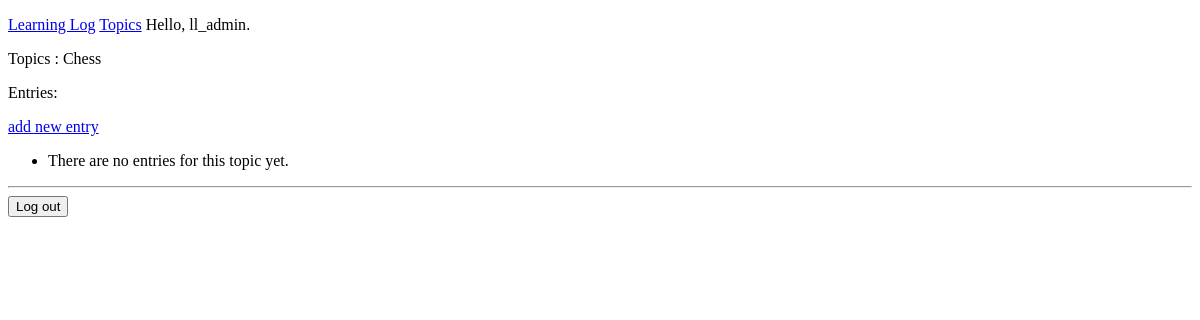
Before: /topics/1 (signed in) with the older database file.
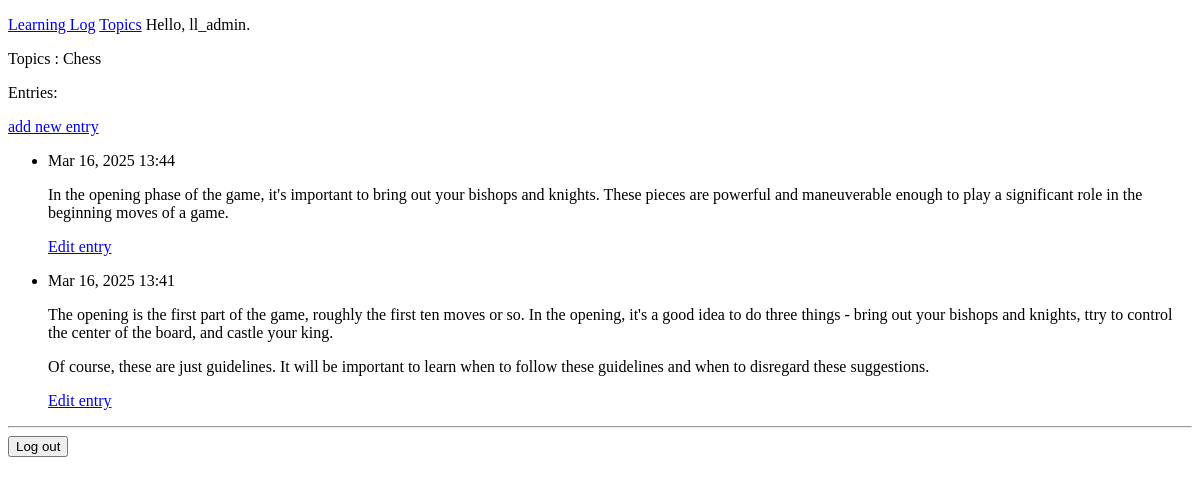
After: the same page with the newer database file.
### learning_logs/models.py (models this page shows, shortened)
class Topic(models.Model):
    text = models.CharField(max_length=200)
    date_added = models.DateTimeField(auto_now_add=True)
    owner = models.ForeignKey(User, on_delete=models.CASCADE)
    def __str__(self):
        return self.text

class Entry(models.Model):
    topic = models.ForeignKey(Topic, on_delete=models.CASCADE)
    text = models.TextField()
    date_added = models.DateTimeField(auto_now_add=True)
    class Meta:
        verbose_name_plural = 'entries'

### learning_logs/views.py (the view)
# urls.py: path('topics/<int:topic_id>', views.topic, name='topic'),
@login_required
def topic(request, topic_id):
    topic = Topic.objects.get(id=topic_id)
    check_topic_owner(topic, request.user)
    entries = topic.entry_set.order_by('-date_added')
    context = {'topic': topic, 'entries': entries}
    return render(request, 'learning_logs/topic.html', context)

### learning_logs/views.py (called while the page is built)
def check_topic_owner(topic, user):
    if topic.owner != user:
        raise Http404

### learning_logs/templates/learning_logs/topic.html
{% extends "learning_logs/base.html" %}
{% block content %}
<p>Topics : {{ topic }}</p>
<p>Entries:</p>
<p>
    <a href="{% url 'learning_logs:new_entry' topic.id %}">add new entry</a>
</p>
<ul>
  {% for entry in entries %}
    <li>
        <p>{{ entry.date_added|date:'M d, Y H:i' }}</p>
        <p>{{ entry.text|linebreaks }}</p>
        <p>
            <a href="{% url 'learning_logs:edit_entry' entry.id %}">Edit entry</a>
        </p>
    </li>
  {% empty %}
      <li>
        There are no entries for this topic yet.
      </li>
  {% endfor %}
</ul>
{% endblock content %}

### learning_logs/templates/learning_logs/base.html (shortened to what this page needs)
<!DOCTYPE html>
<html lang="en">
<head>
</head>
<body>
<p>
  <a href="{% url 'learning_logs:index' %}">Learning Log</a>
  <a href="{% url 'learning_logs:topics' %}">Topics</a>
    {% if user.is_authenticated %}
    Hello, {{ user.username }}.
    {% else %}
    <a href="{% url 'accounts:register' %}">Register</a>
    <a href="{% url 'accounts:login' %}">Log in</a>
    {% endif %}
</p>
{% block content %}{% endblock content %}
{% if user.is_authenticated %}
<hr />
<form action="{% url 'accounts:logout' %}" method="post">
    <button name="submit">Log out</button>
</form>
{% endif %}
</body>
</html>

Changed rows visible on the page:
added Entry: date_added "Mar 16, 2025 13:44", text "In the opening phase of the game, it's important to bring out your bishops and knights. These pieces are powerful and maneuverable enough to play a significant role in the beginning moves of a game."
added Entry: date_added "Mar 16, 2025 13:41", text "The opening is the first part of the game, roughly the first ten moves or so. In the opening, it's a good idea to do three things - bring out your bishops and knights, ttry to control the center of the board, and castle your king. Of course, these are just guidelines. It will be important to learn when to follow these guidelines and when to disregard these suggestions."
Other visible differences:
text no longer shown: "There are no entries for this topic yet."
